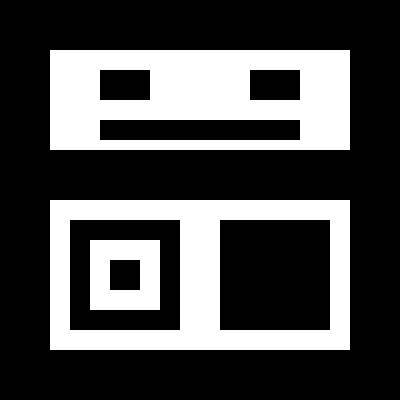
#> input picture workspace/python/18_computer_vision/images/contours.bmp, 400 x 400 px
$ python 27_contour.py
#> lines starting #> are read from the running program, lines starting #| are printed output that depends on the picture; after the words box and inside, x2 and y2 are one past the last pixel; in counts of white or black regions, pixels touching at a corner belong together
import cv2
import numpy as np

"""
윤곽선(Contour)
객체의 바깥 경계선을 이루는 좌표들의 집합

Canny Edge Detection 하고 비슷한거 아닌가?
"""

img = cv2.imread("../images/contours.bmp", cv2.IMREAD_GRAYSCALE)
#> img: shape (400, 400); 29.9% white; 3 white regions, box (x1, y1, x2, y2) and area: (50, 50, 350, 150) 23000, (50, 200, 350, 350) 20800, (90, 240, 160, 310) 4000
milkdrop = cv2.imread("../images/milkdrop.bmp", cv2.IMREAD_GRAYSCALE)
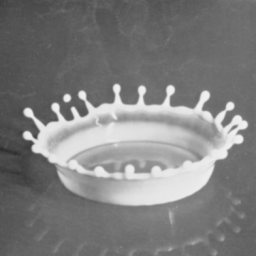
#> input picture workspace/python/18_computer_vision/images/milkdrop.bmp, 256 x 256 px
#> milkdrop is the input picture: shape (256, 256); min 44, max 240, mean 126.1

_, img_bin = cv2.threshold(img, 0, 255, cv2.THRESH_BINARY | cv2.THRESH_OTSU)
_, milk_bin = cv2.threshold(milkdrop, 0, 255, cv2.THRESH_BINARY | cv2.THRESH_OTSU)
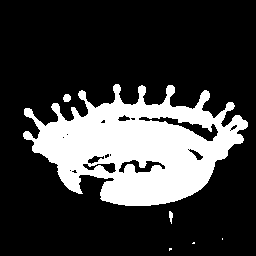
#> milk_bin: shape (256, 256); 23.4% white; 6 white regions (3 under 20 px)

"""
cv2.findContours(image, mode, method)
mode: 윤곽선 사이의 부모/자식 관계를 어떻게 가져올지 설정 (여기에서 부모를 바깥 윤곽선, 자식을 안쪽 윤곽선이라고 부릅니다.)
    RETR_EXTERNAL   : 바깥 윤곽선만
    RETR_CCOMP      : 바깥 윤곽선과 내부 윤곽선을 모두 반환
    RETR_LIST       : 부모-자식 관계를 중요하게 관리하지 않고 모든 윤곽선을 반환
    RETR_TREE       : 모든 윤곽선을 반환하며, 부모-자식 관계까지 전체 구조를 반환
method: 경계 좌표를 얼마나 자세하게 저장할 것인지 설정
    CHAIN_APPROX_SIMPLE
    CHAIN_APPROX_NONE

contours: 모든 윤곽선. 하나의 좌표가 아니라 여러 좌표의 집합 tuple[tuple
len(contours) = 찾은 윤곽선 개수

RETR_CCOMP: 윤곽선의 계층 구
CHAIN_APPROX_SIMPLE: 경계선을 어떻게 표현할 것인지를 나타내는 메서드
CHAIN_APPROX_SIMPLE: 윤곽선 경계의 중간 좌표들을 줄임 (사진의 윤곽선을 이어주는 방식으로 사용하게 됨. 약간 부드럽지 않고 삐뚤빼뚤해짐)
hierarchy: 윤곽선끼리의 관계를 저장. 예) [2, -1, 1, -1] = [next, prev, first_child, parent]
"""

contours, hierarchy = cv2.findContours(img_bin, cv2.RETR_CCOMP, cv2.CHAIN_APPROX_SIMPLE)
#> contours = 9 contours; largest, box (x1, y1, x2, y2) and area: (50, 200, 350, 350) 44551, (50, 50, 350, 150) 29601, (219, 219, 331, 331) 12319, (69, 219, 181, 331) 12319, (90, 240, 160, 310) 4761

milk_contours, milk_hierarchy = cv2.findContours(milk_bin, cv2.RETR_CCOMP, cv2.CHAIN_APPROX_SIMPLE)
#> milk_contours = 23 contours, 13 with area under 20; largest, box (x1, y1, x2, y2) and area: (23, 84, 248, 206) 15906, (138, 116, 219, 142) 584, (118, 159, 166, 174) 313, (82, 162, 117, 174) 184, (87, 155, 105, 165) 80; milk_hierarchy = 23 rows, first 6: [1, -1, -1, -1], [2, 0, -1, -1], [3, 1, -1, -1], [4, 2, -1, -1], [5, 3, -1, -1], [-1, 4, 6, -1]

# [4 lines of commented-out code are left out]

print("contours 개수:", len(contours))
#| contours 개수: 9
print("milk contours 개수:", len(milk_contours))
#| milk contours 개수: 23


print("hierachy: ")
print(hierarchy)
#| [[[ 2 -1  1 -1]
#|   [-1 -1 -1  0]
#|   [ 5  0  3 -1]
#|   [ 4 -1 -1  2]
#|   [-1  3 -1  2]
#|   [-1  2  6 -1]
#|   [ 7 -1 -1  5]
#|   [ 8  6 -1  5]
#|   [-1  7 -1  5]]]

dst = cv2.cvtColor(img_bin, cv2.COLOR_GRAY2BGR)
#> dst is the input picture: shape (400, 400, 3); 29.9% white; 3 white regions, box (x1, y1, x2, y2) and area: (50, 50, 350, 150) 23000, (50, 200, 350, 350) 20800, (90, 240, 160, 310) 4000
# dst: 이미지
# contours: 그릴 윤곽선
# -1: 모든 윤과ㅗㄱ선 선택
# 색, 두게
cv2.drawContours(dst, contours, -1, (0, 0, 255), 2)
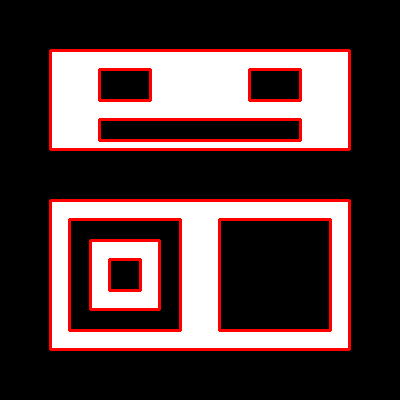
#> dst: shape (400, 400, 3); 7.01% of pixels changed, all inside (x1, y1, x2, y2) = (49, 49, 351, 351)

h, w = milk_bin.shape[:2]
#> h = 256; w = 256
dst_milk = np.zeros((h, w, 3), dtype=np.uint8)

for i, contour in enumerate(milk_contours):
    color = ((37*i) % 256, (97 * i) % 256, (173 * i) % 256)
    cv2.drawContours(dst_milk, milk_contours, i, color, 2)
#> this loop made 23 passes
#> color on passes 1, 4, 5, 6, 7, 9, 10, 11, 12, 13, 14, 19: (0, 0, 0), (111, 35, 7), (148, 132, 180), (185, 229, 97), (222, 70, 14), (40, 8, 104), (77, 105, 21), (114, 202, 194), (151, 43, 111), (188, 140, 28), (225, 237, 201), (154, 210, 42)
#> (contour, color) on passes 2, 3, 8, 15, 16, 17: ([[193, 242], [192, 243], [194, 243], [194, 242]], (37, 97, 173)), ([[222, 238], [222, 239]], (74, 194, 90)), ([[69, 170], [70, 169], [71, 170], [70, 171]], (3, 167, 187)), ([[187, 149], [188, 148], [189, 149], [188, 150]], (6, 78, 118)), ([[62, 137], [63, 136], [64, 137], [63, 138]], (43, 175, 35)), ([[66, 134], [67, 133], [68, 134], [67, 135]], (80, 16, 208))
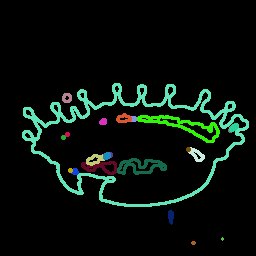
#> dst_milk: shape (256, 256, 3); mean of channels 0, 1, 2 12.1, 16.9, 7.9; drawn as B, G, R

# cv2.drawContours(dst_milk, milk_contours, -1, (0, 0, 255), 2)

cv2.imshow("img_bin", img_bin)
cv2.imshow("milk_bin", milk_bin)
cv2.imshow("dst", dst)
cv2.imshow("dst_milk", dst_milk)

cv2.waitKey(0)
cv2.destroyAllWindows()


# print(cv2.THRESH_BINARY)
# print(cv2.THRESH_OTSU)
